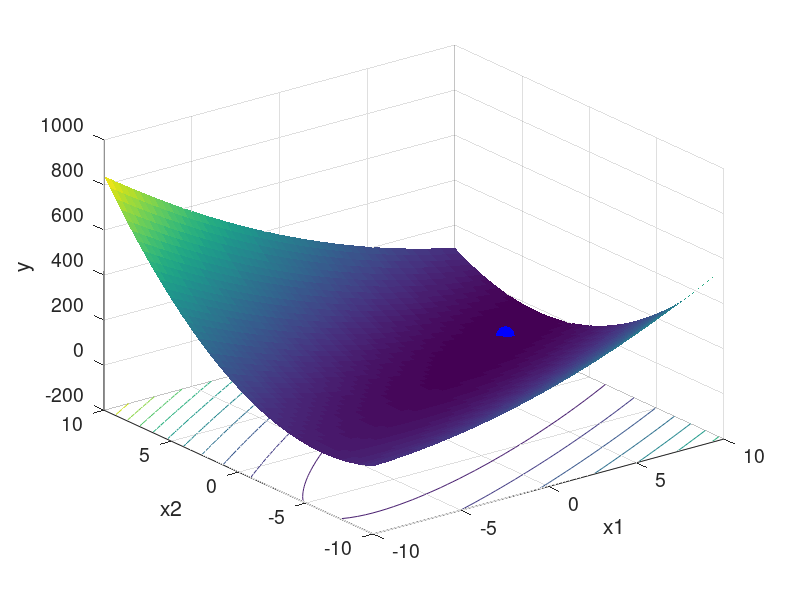

Reproduce this figure in MATLAB. (Note: this script raises an error after producing the figure.)
addpath('../code')

set(0, 'defaultaxesfontsize', 14);
set(0, 'defaulttextfontsize', 14);


% исходные данные
F = @(X) 3*X(1)^2 - 3*X(1)*X(2) + X(2)^2 + 7*X(1) - 7*X(2);
X1 = X2 = linspace(-10, 10, 50)';
[XX1, XX2] = meshgrid(X1, X2);

YY = [];
for i = 1:length(X1)
    Y = [];
    for j = 1:length(X2)
        Y = [Y, F([X1(i) X2(j)])];
    end
    YY = [YY; Y];
end

% вывод графика
surfc(XX1, XX2, YY, 'edgecolor', 'none');
hold on
xlabel("x1");
ylabel("x2");
zlabel("y");


% поиск минимума
X0 = [1 -2];
[Xm ym] = fminunc(F, X0)
plot3(Xm(2), Xm(1), ym, 'b.', 'MarkerSize', 40);

[Xm, ym, info] = graddesc(F, X0, 0.1, 'hsearch')
plot3(Xm(2), Xm(1), ym, 'r.', 'MarkerSize', 40);
plot3(info.Approx(:, 2), info.Approx(:, 1), info.Approx(:, 3), 'r', 'LineWidth', 3);


pause
